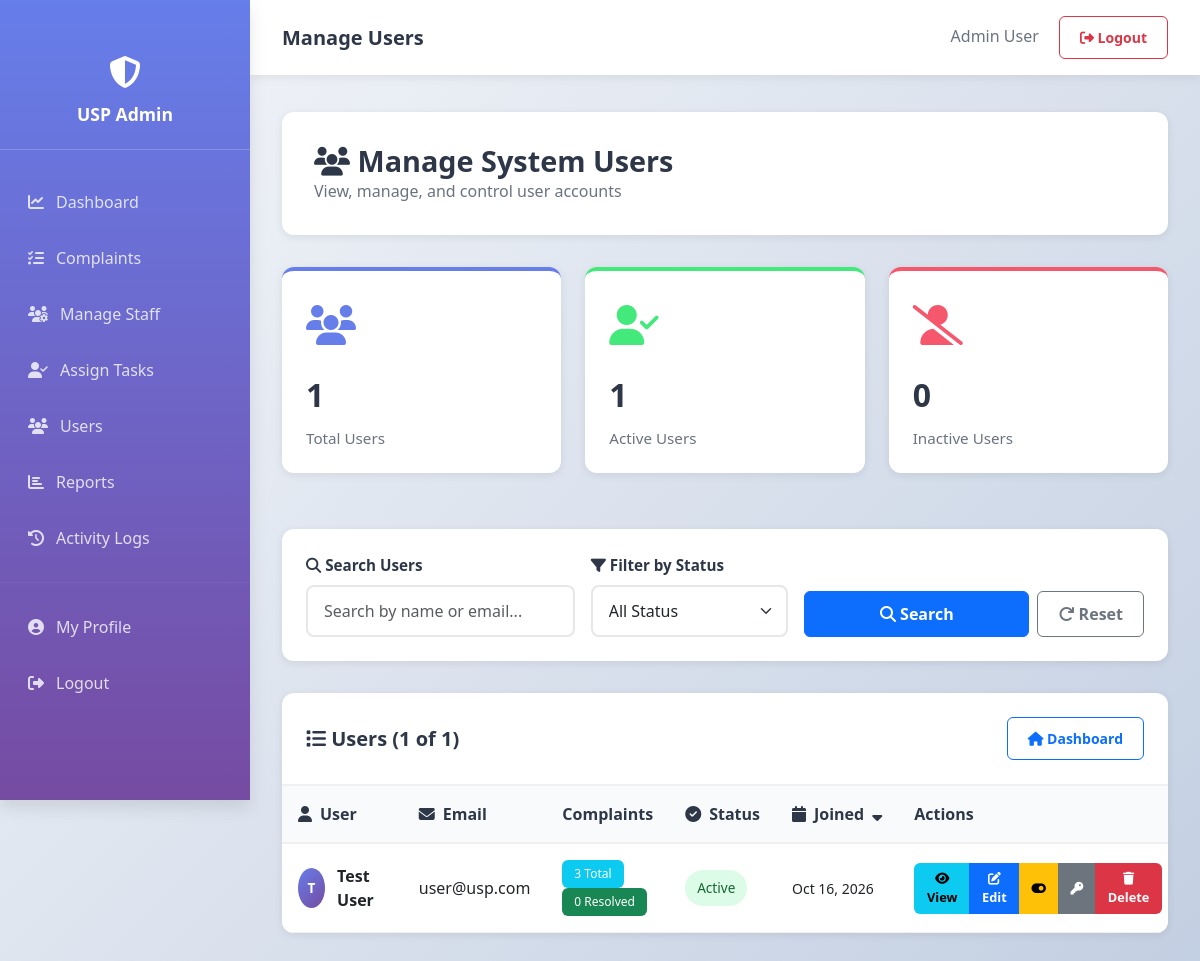
Screenshot of /USP_Feedback-3/admin/manage_users.php (signed in) with the database file from the repository.
### tables this page shows
CREATE TABLE `users` (
  `id` int(11) NOT NULL AUTO_INCREMENT,
  `name` varchar(100) NOT NULL,
  `email` varchar(100) NOT NULL,
  `password` varchar(255) NOT NULL,
  `role` enum('admin','staff','user') NOT NULL DEFAULT 'user',
  `status` enum('active','inactive') DEFAULT 'active',
  `created_at` timestamp NULL DEFAULT current_timestamp(),
  `updated_at` timestamp NULL DEFAULT current_timestamp() ON UPDATE current_timestamp(),
  PRIMARY KEY (`id`),
  UNIQUE KEY `email` (`email`)
);

### USP_Feedback-3/admin/manage_users.php (the view, shortened to what this page needs)
<?php
include '../config/db_connect.php';
$filter_status = $_GET['status'] ?? 'all';
$search_query = $_GET['search'] ?? '';
$sort_by = $_GET['sort'] ?? 'created_at';
$sort_order = $_GET['order'] ?? 'DESC';
$page = $_GET['page'] ?? 1;
$per_page = 15;
$where_clauses = ["role = 'user'"];
$where = implode(' AND ', $where_clauses);
$count_query = "SELECT COUNT(*) as total FROM users WHERE $where";
$count_result = mysqli_fetch_assoc(mysqli_query($conn, $count_query));
$total_records = $count_result['total'];
$offset = ($page - 1) * $per_page;
$users_query = "
    SELECT id, name, email, status, created_at, updated_at,
           (SELECT COUNT(*) FROM complaints WHERE user_id = users.id) as total_complaints,
           (SELECT COUNT(*) FROM complaints WHERE user_id = users.id AND status = 'Resolved') as resolved_complaints
    FROM users
    WHERE $where
    ORDER BY $sort_by $sort_order
    LIMIT $offset, $per_page
";
$users_result = mysqli_query($conn, $users_query);
$users = mysqli_fetch_all($users_result, MYSQLI_ASSOC);
$stats_query = "
    SELECT
        COUNT(*) as total_users,
        SUM(CASE WHEN status = 'active' THEN 1 ELSE 0 END) as active_users,
        SUM(CASE WHEN status = 'inactive' THEN 1 ELSE 0 END) as inactive_users
    FROM users WHERE role = 'user'
";
$stats = mysqli_fetch_assoc(mysqli_query($conn, $stats_query));
?>
<!DOCTYPE html>
<html lang="en">
<head>
    <link href="https://cdn.jsdelivr.net/npm/bootstrap@5.3.0/dist/css/bootstrap.min.css" rel="stylesheet">
    <link rel="stylesheet" href="https://cdnjs.cloudflare.com/ajax/libs/font-awesome/6.4.0/css/all.min.css">
    <link rel="stylesheet" href="../css/style.css">
<link rel="stylesheet" href="../css/responsive.css">
</head>
<body>
    <div class="sidebar">
        <div class="sidebar-brand">
            <i class="fas fa-shield-alt"></i>
            <h4>USP Admin</h4>
        </div>
        <nav class="nav flex-column">
            <a class="nav-link " href="admin_dashboard_professional.php">
                <i class="fas fa-chart-line"></i> Dashboard
            </a>
            <a class="nav-link" href="manage_complaints.php">
                <i class="fas fa-tasks"></i> Complaints
            </a>
            <a class="nav-link" href="manage_staff.php">
                <i class="fas fa-users-cog"></i> Manage Staff
            </a>
            <a class="nav-link" href="assign_staff.php">
                <i class="fas fa-user-check"></i> Assign Tasks
            </a>
            <a class="nav-link" href="manage_users.php">
                <i class="fas fa-users"></i> Users
            </a>
            <a class="nav-link" href="reports.php">
                <i class="fas fa-chart-bar"></i> Reports
            </a>
            <a class="nav-link" href="activity_logs.php">
                <i class="fas fa-history"></i> Activity Logs
            </a>
            <hr style="border-color: rgba(255, 255, 255, 0.2); margin: 1rem 0;">
            <a class="nav-link" href="admin_profile.php">
                <i class="fas fa-user-circle"></i> My Profile
            </a>
            <a class="nav-link" href="logout.php">
                <i class="fas fa-sign-out-alt"></i> Logout
            </a>
        </nav>
    </div>
    <nav class="navbar-custom">
        <div style="display: flex; justify-content: space-between; align-items: center; width: 100%;">
            <h5 style="margin: 0; color: var(--dark); font-weight: 700;">Manage Users</h5>
            <div>
                <span style="color: #6b7280; margin-right: 1rem;"><?php echo $_SESSION['user_name']; ?></span>
                <a href="logout.php" class="btn btn-sm btn-outline-danger">
                    <i class="fas fa-sign-out-alt"></i> Logout
                </a>
            </div>
        </div>
    </nav>
    <div class="main-content">
        <div class="page-header">
            <h2>
                <i class="fas fa-users"></i> Manage System Users
            </h2>
            <p style="color: #6b7280; margin: 0;">View, manage, and control user accounts</p>
        </div>
        <div class="row mb-4">
            <div class="col-md-4">
                <div class="stat-card">
                    <div class="stat-icon">
                        <i class="fas fa-users"></i>
                    </div>
                    <div class="stat-value"><?php echo $stats['total_users'] ?? 0; ?></div>
                    <div class="stat-label">Total Users</div>
                </div>
            </div>
            <div class="col-md-4">
                <div class="stat-card" style="border-top-color: var(--success);">
                    <div class="stat-icon" style="color: var(--success);">
                        <i class="fas fa-user-check"></i>
                    </div>
                    <div class="stat-value"><?php echo $stats['active_users'] ?? 0; ?></div>
                    <div class="stat-label">Active Users</div>
                </div>
            </div>
            <div class="col-md-4">
                <div class="stat-card" style="border-top-color: var(--warning);">
                    <div class="stat-icon" style="color: var(--warning);">
                        <i class="fas fa-user-slash"></i>
                    </div>
                    <div class="stat-value"><?php echo $stats['inactive_users'] ?? 0; ?></div>
                    <div class="stat-label">Inactive Users</div>
                </div>
            </div>
        </div>
        <div class="filter-section">
            <form method="GET" id="filterForm" class="row g-3">
                <div class="col-md-4">
                    <label class="filter-label">
                        <i class="fas fa-search"></i> Search Users
                    </label>
                    <input type="text" class="form-control" name="search" placeholder="Search by name or email..."
                           value="<?php echo htmlspecialchars($search_query); ?>">
                </div>
                <div class="col-md-3">
                    <label class="filter-label">
                        <i class="fas fa-filter"></i> Filter by Status
                    </label>
                    <select class="form-select" name="status" onchange="document.getElementById('filterForm').submit();">
                        <option value="all">All Status</option>
                    </select>
                </div>
                <div class="col-md-5 d-flex align-items-end gap-2">
                    <button type="submit" class="btn btn-primary" style="flex: 1;">
                        <i class="fas fa-search"></i> Search
                    </button>
                    <a href="manage_users.php" class="btn btn-outline-secondary">
                        <i class="fas fa-redo"></i> Reset
                    </a>
                </div>
            </form>
        </div>
        <div class="table-section">
            <div class="table-header">
                <h5><i class="fas fa-list"></i> Users (<?php echo count($users); ?> of <?php echo $total_records; ?>)</h5>
                <a href="admin_dashboard_professional.php" class="btn btn-outline-primary btn-sm">
                    <i class="fas fa-home"></i> Dashboard
                </a>
            </div>
            <?php if (count($users) > 0): ?>
                <div class="table-responsive">
                    <table class="table table-hover">
                        <thead>
                            <tr>
                                <th>
                                    <a href="?status=<?php echo $filter_status; ?>&sort=name&order=<?php echo $sort_by == 'name' && $sort_order == 'ASC' ? 'DESC' : 'ASC'; ?>">
                                        <i class="fas fa-user"></i> User
                                    </a>
                                </th>
                                <th>
                                    <a href="?status=<?php echo $filter_status; ?>&sort=email&order=<?php echo $sort_by == 'email' && $sort_order == 'ASC' ? 'DESC' : 'ASC'; ?>">
                                        <i class="fas fa-envelope"></i> Email
                                    </a>
                                </th>
                                <th>Complaints</th>
                                <th>
                                    <a href="?status=<?php echo $filter_status; ?>&sort=status&order=<?php echo $sort_by == 'status' && $sort_order == 'ASC' ? 'DESC' : 'ASC'; ?>">
                                        <i class="fas fa-check-circle"></i> Status
                                    </a>
                                </th>
                                <th>
                                    <a href="?status=<?php echo $filter_status; ?>&sort=created_at&order=<?php echo $sort_by == 'created_at' && $sort_order == 'DESC' ? 'ASC' : 'DESC'; ?>">
                                        <i class="fas fa-calendar"></i> Joined
                                        <?php if ($sort_by == 'created_at'): ?>
                                            <i class="fas fa-sort-<?php echo strtolower($sort_order) == 'asc' ? 'up' : 'down'; ?>"></i>
                                        <?php endif; ?>
                                    </a>
                                </th>
                                <th>Actions</th>
                            </tr>
                        </thead>
                        <tbody>
                            <?php foreach ($users as $user): ?>
                                <tr>
                                    <td>
                                        <div class="user-info">
                                            <div class="user-avatar">
                                                <?php echo substr($user['name'], 0, 1); ?>
                                            </div>
                                            <div>
                                                <strong><?php echo htmlspecialchars($user['name']); ?></strong>
                                            </div>
                                        </div>
                                    </td>
                                    <td>
                                        <?php echo htmlspecialchars($user['email']); ?>
                                    </td>
                                    <td>
                                        <div>
                                            <span class="badge bg-info"><?php echo $user['total_complaints']; ?> Total</span>
                                            <span class="badge bg-success"><?php echo $user['resolved_complaints']; ?> Resolved</span>
                                        </div>
                                    </td>
                                    <td>
                                        <span class="badge-status badge-<?php echo strtolower($user['status']); ?>">
                                            <?php echo ucfirst($user['status']); ?>
                                        </span>
                                    </td>
                                    <td>
                                        <small><?php echo date('M d, Y', strtotime($user['created_at'])); ?></small>
                                    </td>
                                    <td>
                                        <div class="btn-group btn-group-sm" role="group">
                                            <button type="button" class="btn btn-action btn-info" data-bs-toggle="modal"
                                                    data-bs-target="#viewUserModal"
                                                    onclick="loadUserDetail(<?php echo $user['id']; ?>)">
                                                <i class="fas fa-eye"></i> View
                                            </button>
                                            <button type="button" class="btn btn-action btn-primary" data-bs-toggle="modal"
                                                    data-bs-target="#editUserModal"
                                                    data-user='<?php echo htmlspecialchars(json_encode(['id' => (int)$user['id'], 'name' => $user['name'], 'email' => $user['email'], 'status' => $user['status']]), ENT_QUOTES); ?>'
                                                    onclick="openEditUser(this)">
                                                <i class="fas fa-edit"></i> Edit
                                            </button>
                                            <button type="button" class="btn btn-action btn-warning" data-bs-toggle="modal"
                                                    data-bs-target="#toggleStatusModal"
                                                    onclick="setUserId(<?php echo $user['id']; ?>, '<?php echo htmlspecialchars($user['name']); ?>', '<?php echo $user['status']; ?>')">
                                                <i class="fas fa-toggle-on"></i>
                                            </button>
                                            <button type="button" class="btn btn-action btn-secondary" data-bs-toggle="modal"
                                                    data-bs-target="#resetPasswordModal"
                                                    onclick="setUserId(<?php echo $user['id']; ?>, '<?php echo htmlspecialchars($user['name']); ?>')">
                                                <i class="fas fa-key"></i>
                                            </button>
                                            <button type="button" class="btn btn-action btn-danger"
                                                    onclick="deleteUser(<?php echo $user['id']; ?>, '<?php echo htmlspecialchars($user['name']); ?>')">
                                                <i class="fas fa-trash"></i> Delete
                                            </button>
                                        </div>
                                    </td>
                                </tr>
                            <?php endforeach; ?>
                        </tbody>
                    </table>
                </div>
            <?php endif; ?>
        </div>
    </div>
</body>
</html>

### USP_Feedback-3/css/style.css (style rules this page uses)
:root { --primary-color: #0d6efd; --secondary-color: #6c757d; --success-color: #198754; --danger-color: #dc3545; --warning-color: #ffc107; --info-color: #f00d0d; }
* { margin: 0; padding: 0; box-sizing: border-box; }
body { font-family: 'Segoe UI', Tahoma, Geneva, Verdana, sans-serif; background-color: #f8f9fa; color: #333; }
.table { margin-bottom: 0; }
.table thead th { background-color: #f8f9fa; border-bottom: 2px solid #dee2e6; font-weight: 600; color: #495057; }
.table tbody tr { transition: background-color 0.2s; }
.badge { padding: 0.5rem 0.75rem; font-weight: 500; }
.form-control, .form-select { border: 1px solid #dee2e6; border-radius: 6px; padding: 0.75rem; transition: border-color 0.2s, box-shadow 0.2s; }
.btn { border-radius: 6px; font-weight: 600; padding: 0.625rem 1.25rem; transition: all 0.2s; }
.btn-primary { background-color: var(--primary-color); border-color: var(--primary-color); }

### USP_Feedback-3/css/responsive.css (style rules this page uses)
*, *::before, *::after { box-sizing: border-box; }
html { -webkit-text-size-adjust: 100%; text-size-adjust: 100%; }
.main-content, .main, .page-header, .table-section, .card, .row > *, .modal-content, .topbar, .navbar-custom { min-width: 0; }
.main-content, .main, .modal-body { overflow-wrap: break-word; }
.table th, .table td { overflow-wrap: normal; }
.table-responsive { overflow-x: auto; -webkit-overflow-scrolling: touch; max-width: 100%; }
.btn-toolbar, .pagination, .page-header .d-flex, .table-header, .pagination-section { flex-wrap: wrap; gap: .5rem; }
.sidebar { overflow-y: auto; }
@media (min-width: 992px) { .navbar-custom { margin-left: 0 !important; } }
@media (min-width: 992px) { body > .main-content { max-width: 1700px; margin-left: max(250px, calc((100vw / var(--fit, 1) + 250px - 1700px) / 2)) !important; margin-right: auto; } }

### rows the page displays
users: name "T", name "Test User", email "user@usp.com", total_complaints "3", resolved_complaints "0", status "Active", created_at "Oct 16, 2026"

### other values shown
$_SESSION['user_name'] "Admin User"
$stats['total_users'] "1"
$stats['active_users'] "1"
$stats['inactive_users'] "0"
count($users) "1"
$total_records "1"
